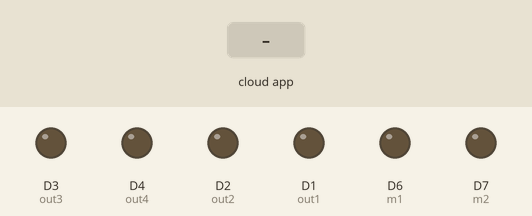
The sketch below on a simulated ESP8266 (Wemos D1 mini). On the bench: output pins drawn as LEDs (lit = HIGH). Inputs (shaded band) come from the test bench. The RemoteXY app is connected.

Above: at 1.2 s.
1.3 s: the phone or cloud app sets button_f to 1
At 2.2 s:
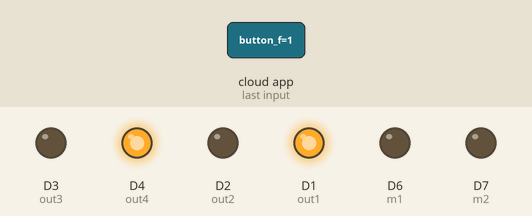
2.8 s: the phone or cloud app sets button_l to 1
At 3.4 s:
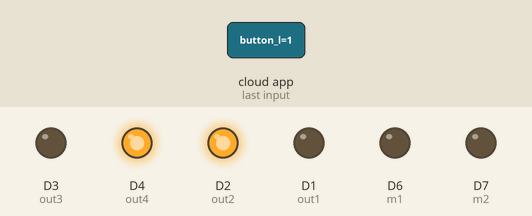
4.3 s: the phone or cloud app sets button_r to 1
At 5.5 s:
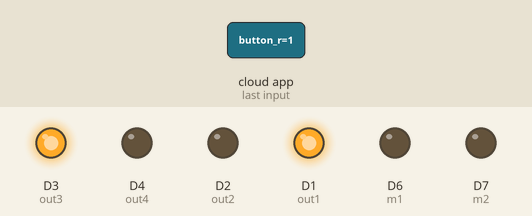
5.8 s: the phone or cloud app sets button_r to 0
At 6.8 s:
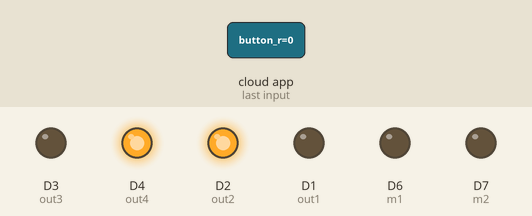
7.3 s: the phone or cloud app sets button_l to 0
At 8.0 s:
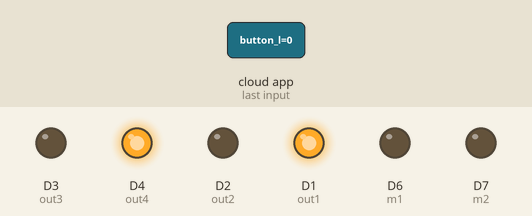
Timing chart, 0 to 9.8 s (numbered marks = the images above; inputs shaded):
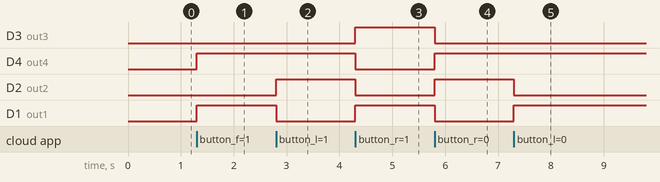

The sketch:

main_code.ino
```cpp
// (licence header left out)
//////////////////////////////////////////////
//        RemoteXY include library          //
//////////////////////////////////////////////

// RemoteXY select connection mode and include library
#define REMOTEXY_MODE__ESP8266WIFI_LIB_POINT
#include <ESP8266WiFi.h>

#include <RemoteXY.h>
static const uint8_t D0   = 16;
static const uint8_t D1   = 5;
static const uint8_t D2   = 4;
static const uint8_t D3   = 0;
static const uint8_t D4   = 2;
static const uint8_t D5   = 14;
static const uint8_t D6   = 12;
static const uint8_t D7   = 13;
static const uint8_t D8   = 15;
static const uint8_t D9   = 3;
static const uint8_t D10  = 1;

// RemoteXY connection settings
#define REMOTEXY_WIFI_SSID "LightTubes"
#define REMOTEXY_WIFI_PASSWORD "12345678"
#define REMOTEXY_SERVER_PORT 6377


// RemoteXY configurate
#pragma pack(push, 1)
uint8_t RemoteXY_CONF[] =
  { 255,4,0,0,0,43,0,10,164,0,
  1,1,5,19,12,12,2,31,70,0,
  1,1,5,33,12,12,2,31,66,0,
  1,1,68,26,12,12,2,31,76,0,
  1,1,82,26,12,12,2,31,82,0 };

// this structure defines all the variables and events of your control interface
struct {

    // input variables
  uint8_t button_f; // =1 if button pressed, else =0
  uint8_t button_b; // =1 if button pressed, else =0
  uint8_t button_l; // =1 if button pressed, else =0
  uint8_t button_r; // =1 if button pressed, else =0
  uint8_t button_m;

    // other variable
  uint8_t connect_flag;  // =1 if wire connected, else =0

} RemoteXY;
#pragma pack(pop)

/////////////////////////////////////////////
//           END RemoteXY include          //
/////////////////////////////////////////////

#define out1 D1
#define out2 D2
#define out3 D3
#define out4 D4
#define m1 D6
#define m2 D7

void setup()
{
  RemoteXY_Init ();

  pinMode (out1, OUTPUT);
  pinMode (out2, OUTPUT);
  pinMode (out3, OUTPUT);
  pinMode (out4, OUTPUT);
  pinMode (m1, OUTPUT);
  pinMode (m2, OUTPUT);

  // TODO you setup code

}

void loop()
{
  RemoteXY_Handler ();

  if (RemoteXY.button_r == HIGH){        //forward
      digitalWrite(out1, HIGH);
      digitalWrite(out2, LOW);
      digitalWrite(out3, HIGH);
      digitalWrite(out4, LOW);
      digitalWrite(m1, LOW);
      digitalWrite(m2, LOW);
      }
  else if (RemoteXY.button_l == HIGH){       //backward
      digitalWrite(out1, LOW);
      digitalWrite(out2, HIGH);
      digitalWrite(out3, LOW);
      digitalWrite(out4, HIGH);
      digitalWrite(m1, LOW);
      digitalWrite(m2, LOW);
      }
  else if (RemoteXY.button_f == HIGH){        //turn left
      digitalWrite(out1, HIGH);
      digitalWrite(out2, LOW);
      digitalWrite(out3, LOW);
      digitalWrite(out4, HIGH);
      digitalWrite(m1, LOW);
      digitalWrite(m2, LOW);
      }
  else if (RemoteXY.button_b == HIGH){            //turn right
      digitalWrite(out1, LOW);
      digitalWrite(out2, HIGH);
      digitalWrite(out3, HIGH);
      digitalWrite(out4, LOW);
      digitalWrite(m1, LOW);
      digitalWrite(m2, LOW);
  }
  else if (RemoteXY.button_m == HIGH) {
      digitalWrite(out1, LOW);
      digitalWrite(out2, LOW);
      digitalWrite(out3, LOW);
      digitalWrite(out4, LOW);
      digitalWrite(m1, LOW);
      digitalWrite(m2, HIGH);
  }
  else {
       digitalWrite(out1, LOW);
       digitalWrite(out2, LOW);
       digitalWrite(out3, LOW);
       digitalWrite(out4, LOW);
       digitalWrite(m1, LOW);
       digitalWrite(m2, LOW);
       }


  // TODO you loop code
  // use the RemoteXY structure for data transfer
  // do not call delay()


}
```

Measured:
- after the input at 1.3 s, D4 (out4), D1 (out1): LOW → HIGH at once
- after the input at 2.8 s, D2 (out2): LOW → HIGH at once; D1 (out1): HIGH → LOW at once
- after the input at 4.3 s, D3 (out3), D1 (out1): LOW → HIGH at once; D4 (out4), D2 (out2): HIGH → LOW at once
- after the input at 5.8 s, D3 (out3), D1 (out1): HIGH → LOW at once; D4 (out4), D2 (out2): LOW → HIGH at once
- after the input at 7.3 s, D2 (out2): HIGH → LOW at once; D1 (out1): LOW → HIGH at once
